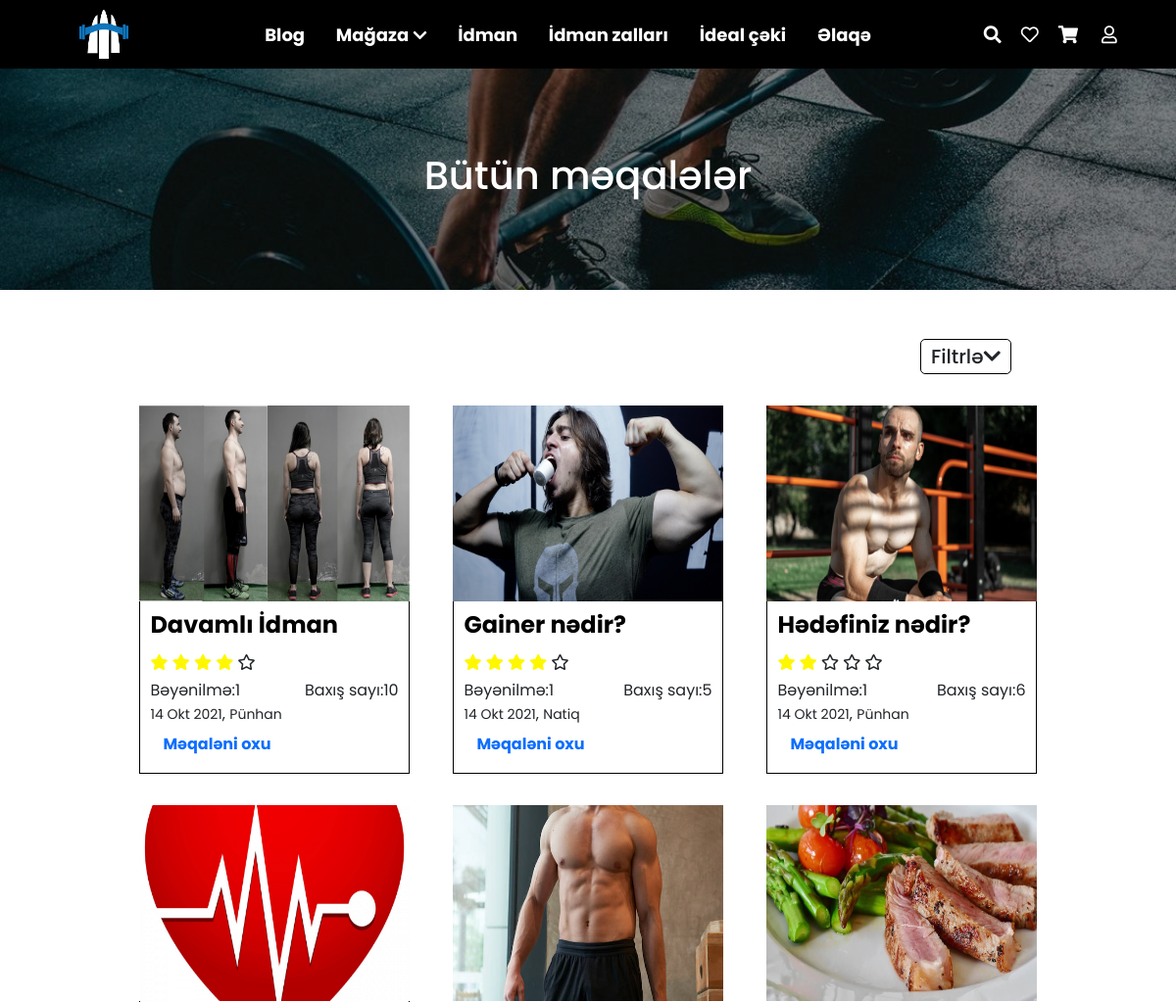
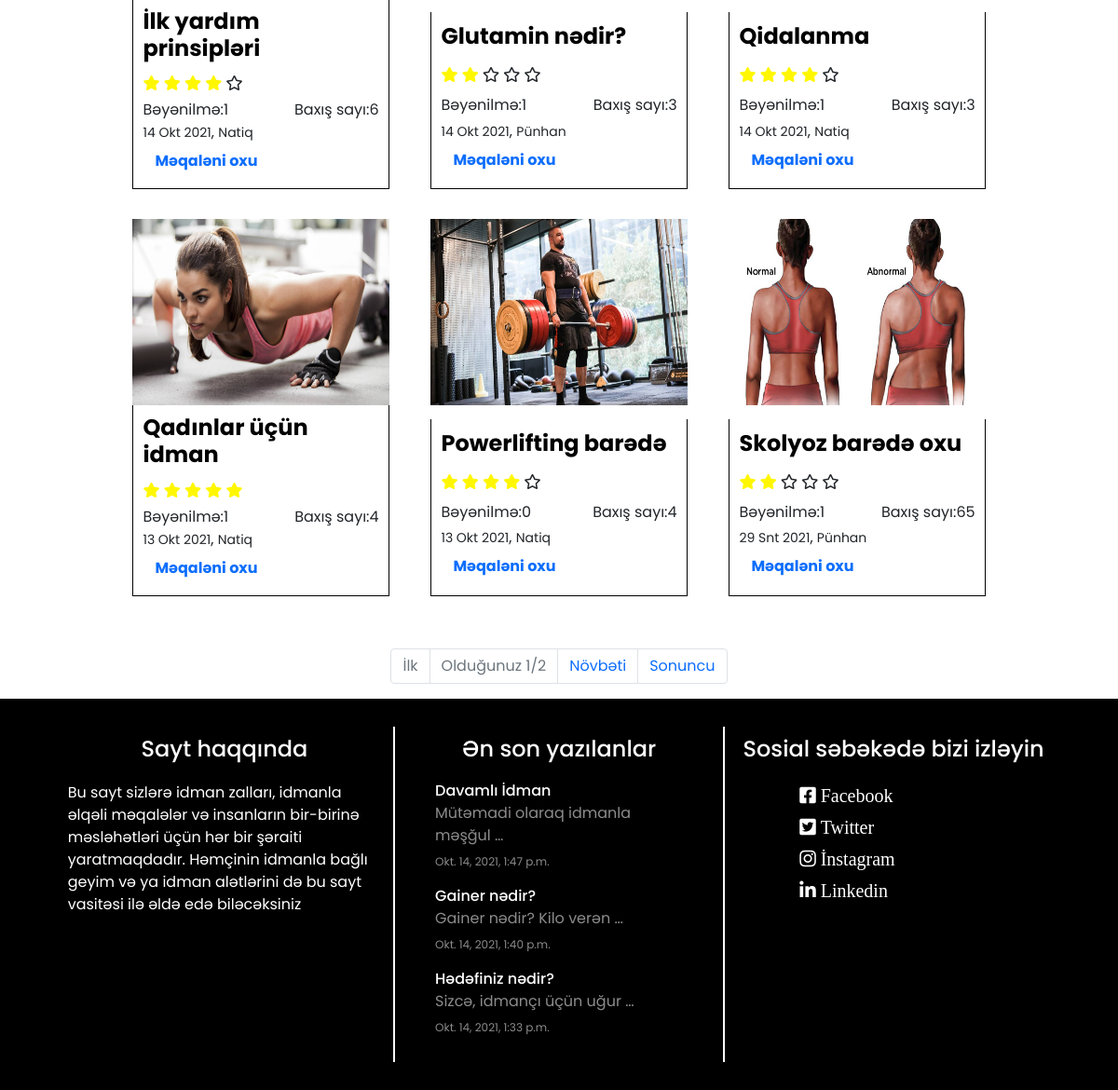
The page /article/allarticle/ on the database its author committed (2 pictures, top to bottom).
### article/models.py (models this page shows, shortened)
class Article(models.Model):
    author = models.ForeignKey('auth.User', on_delete=models.CASCADE)
    title = models.CharField(max_length=50)
    content = RichTextField()
    article_rate = models.PositiveIntegerField(default=0)
    article_views = models.PositiveIntegerField(default=0)
    articles_likes = models.PositiveIntegerField(default=0)
    article_images = models.FileField( null=True, verbose_name='Sekil elave edin')
    created_date = models.DateTimeField(auto_now_add=True)
    @(property)
    def rated(self):
        comment_rate = Comments.objects.filter(article = self)
        rate =0
        rated=0
        cem=0
        for i in comment_rate:
            rated += i.rate
            cem +=1
        if cem >0 and rated >0:
            rate = round(rated/cem)
        if rate >0:
            self.article_rate = rate
            self.save()
            return (rate)
        else:
            return('None')

class Comments(models.Model):
    article = models.ForeignKey(Article, on_delete=models.CASCADE, verbose_name='Məqalə', related_name='comments')
    comment_author = models.ForeignKey('auth.User', on_delete=models.CASCADE)
    rate = models.IntegerField(default=1,
            validators=[
                MaxValueValidator(5),
                MinValueValidator(0)
            ]
    )
    comment = models.TextField()
    comment_created_date = models.DateTimeField(auto_now_add=True)

### article/views.py (the view)
# urls.py: path('allarticle/', views.all_article, name='allarticle'),
def all_article(request):
    filter = request.GET.get('filter','-created_date')
    page = request.GET.get('page')
    p = Paginator(Article.objects.all().order_by(filter), 9)
    allarticle = p.get_page(page)
    return render(request, 'allArticle.html',context={'allarticle':allarticle})

### templates/allArticle.html (shortened to what this page needs)
{% extends "layout.html" %}
{%  block css %}
<link rel="stylesheet" href="/static/allarticle.css">
{% endblock css %}
{% block body %}
<div class='header-allarticle'>
    <h1 class="basliq">Bütün məqalələr</h1>
</div>
<div class='meqaleler-container'>
<div class='article-header'>
<div class='filter'>
<ul id='filter'>
         <li style='z-index:99999999999999999999999999' class="dropdown-shopping">
                    <div class='filter-header'>
                  <h5>Filtrlə<i class="fas fa-chevron-down"></i></h5>
                    </div>
                </li>
</ul>
</div>
</div>
    {% if allarticle  %}
    <div  class="meqaleler d-flex flex-wrap">
        {% for article in allarticle %}
            <div class="meqale" >
                <div class="sekil">
                    <img id='article-images' src="{{ article.article_images.url }}" alt="">
                </div>
                <div class="yazilar yazilar-article d-flex flex-wrap align-items-center">
                    <h4 style='width:100%' >{{ article.title | truncatewords:6 }}</h4>
                    {% if article.rated %}
                    <div stye='width:100%' class="rating mt-1 mb-1">
                        <i class="rating__star {% if article.rated >= 1 %}  fas {% else %} far {% endif %}fa-star"></i>
                        <i class="rating__star {% if article.rated >= 2 %}  fas {% else %} far {% endif %}fa-star"></i>
                        <i class="rating__star {% if article.rated >= 3 %}  fas {% else %} far {% endif %}fa-star"></i>
                        <i class="rating__star {% if article.rated >= 4 %}  fas {% else %} far {% endif %}fa-star"></i>
                        <i class="rating__star {% if article.rated >= 5 %}  fas {% else %} far {% endif %}fa-star"></i>
                    </div>
                    {% endif %}
                    <div style='width:100%' class='d-flex justify-content-between'>
                        <span>Bəyənilmə:{{article.articles_likes}}</span>
                        <span>Baxış sayı:{{article.article_views}}</span>
                    </div>
                    <div><small>{{ article.created_date|date:"d M Y" }}</small>,
                    <small>{{ article.author.first_name }}</small>
                    <a style='font-weight:bolder' class="btn btn-link"  href="/article/viewArticle/{{ article.id }}">
                        Məqaləni oxu
                    </a></div>
                </div>
            </div>
        {% endfor %}
</div>
    {% endif %}
        </div>
        <nav aria-label="Page navigation example">
  <ul class="pagination justify-content-center">
    <li class="page-item {% if allarticle.has_previous %} {% else %} disabled {% endif %} ">
      <a class="page-link" href="?page=1" tabindex="-1" aria-disabled="true">İlk</a>
    </li>
      <li class="page-item disabled"><a class="page-link " href="">
         Olduğunuz {{allarticle.number}}/{{allarticle.paginator.num_pages}}
      </a></li>
      {% if allarticle.has_next %}
    <li class="page-item">
      <a class="page-link" href="?page={{allarticle.next_page_number}}">Növbəti</a>
    </li>
    <li class="page-item">
      <a class="page-link" href="?page={{allarticle.paginator.num_pages}}">Sonuncu</a>
    </li>
    {% endif %}
  </ul>
</nav>
{% endblock %}

### templates/layout.html (shortened to what this page needs)
<!DOCTYPE html>
{% load static %}
<html lang="en">
<head>
        <link href="https://cdn.jsdelivr.net/npm/bootstrap@5.0.2/dist/css/bootstrap.min.css" rel="stylesheet"
>
        <link rel="stylesheet" href="/static/navbar.css">
        <link
            rel="stylesheet"
            href="https://use.fontawesome.com/releases/v5.15.2/css/all.css"
        />
        <link rel="stylesheet" href="//maxcdn.bootstrapcdn.com/font-awesome/4.3.0/css/font-awesome.min.css" type='text/css'>
    {%  block css %}
    {% endblock css %}
<link rel="stylesheet" href="https://ajax.googleapis.com/ajax/libs/jqueryui/1.11.4/themes/smoothness/jquery-ui.css">
    <link rel="stylesheet" href="/static/style.css">
    <link rel="stylesheet" href="/static/navbar.css">
    <link rel="stylesheet" href="/static/owl.carousel.min.css">
    <link rel="stylesheet" href="/static/owl.theme.default.min.css">
</head>
<body>
{% include "includes/navbar.html" %}
    {% block body %}
    {% endblock body %}
{% include "includes/footer.html" %}
</body>
</html>

### templates/includes/navbar.html (shortened to what this page needs)
{% load static %}
<div id="navbar">
      <div class="logo">
          <a href="/">
                <img style='width:50px; height:50px' src="{% static '../media/Logo.png' %} " alt="sekil">
          </a>
      </div>
            <ul id='kecidler' class="kecidler" >
                <li>
                    <a class='kecidler-a' href="/article/allarticle/">Blog</a>
                </li>
                <li class="dropdown">
                    <a class='kecidler-a' href="/shoppings/">Mağaza</a>
                    <i class="fas fa-chevron-down"></i>
                </li>
                <li>
                    <a  class='kecidler-a' href="/sports">İdman</a>
                </li>
                <li>
                    <a class='kecidler-a' href="/gymCenter">İdman zalları</a>
                </li>
                <li>
                    <a class='kecidler-a' href="/idealceki">İdeal çəki</a>
                </li>
                <li>
                    <a class='kecidler-a' href="/contact">Əlaqə</a>
                </li>
            </ul>
        <ul class="icons">
            <li class='search' >
                     <i id='search' class="fas fa-search"></i>
            </li>
        {% if likeArticles %}
            <li class="dropdown1" href="/article/likeArticles">
                <a class='a-href-for-icon' href="/article/likeArticles">
                    <i class="fas fa-heart"></i>
                </a>
            <small class='cartlength'>{{likeArticles|length}}</small>
            <ul class="dropdownhide1">
                        {% for lA in likeArticlenavbar %}
                        <li >
                        <a class='d-flex ' href="/article/viewArticle/{{ lA.article.id }}">
                            <img  id='articleimages' src="{{lA.article.article_images.url}}" alt="">
                            <p id='articlesHoverTitle' style='color:black'>{{lA.article.title}}</p>
                            <a style='top:0;right:0; font-size:10px' href='/article/unlikeArticle/{{lA.article.id}}' ><i id='articleHoverLike' style='color: blue !important' class="fas fa-heart"></i></a>
                        </a>
                        </li>
                        {% endfor %}
                        {% if  likeArticles|length  >  likeArticlenavbar|length  %}
                        <li>
                            <a style='font-size:14px' href="/article/likeArticles">Hamısına bax</a>
                        </li>
                        {% endif %}
                    </ul>
            </li>
                {% else %}
                <li class="dropdown1" href="">
                <i class="far fa-heart"></i>
                </li>
                    {% endif %}
                {% if carts %}
                <li class="dropdown1" href="/order">
                <a class='a-href-for-icon' href="/order">
                    <i class="fas fa-shopping-cart"></i>
                </a>
            <small class='cartlength'>{{carts|length}}</small>
            <ul class="dropdownhide1">
                {% if shopCartsNavbar %}
                        {% for cart in shopCartsNavbar %}
                        <li style="margin-bottom:4px">
                        <a class='d-flex' href="/shoppings/product/{{cart.product.id}}">
                            <img  id='cartimages' src="{{cart.product.image.url}}" alt="">
                            <div>
                            <p id='articlesHoverTitle' style='color:black; margin-bottom:2px !important'>{{cart.product.title}}</p>
                            <small style='color:black;font-size:10px'>{{cart.amount}} AZN</small>
                            </div>
                            <a style="position:relative;margin-left:1px" href="/order/deleteCart/{{ cart.product.id }}">
                            <i style='position:absolute;top:0; font-size:12px;color :black !important' class="fas fa-times"></i></a>
                        </a>
                        </li>
                        {% endfor %}
                {% endif %}
                        {% if carts|length > 2 %}
                        <li>
                            <a style='font-size:14px' href="/order">Hamısına bax</a>
                        </li>
                        {% endif %}
                    </ul></li>
                    {% else %}
                    <li class="dropdown1" href="">
                    <i class="fas fa-shopping-cart"></i>
                    </li>
                    {% endif %}
            <li class=' navbar-user'>
            {% if request.user.is_authenticated %}
                <a  href="/article/userDashboard">
                <i >
                    {{ request.user.first_name }}
                </i>
            </a>
                <a class='ml-1' href="/user/logout">
                    <i class="fas fa-sign-out-alt"></i>
                </a>
            {% else %}
            <a href="/user/login">
                <i   class="m-lg-1 far fa-user"></i>
            </a>
            {% endif %}
            </li>
    </div>

### templates/includes/footer.html
 <div class="footer">
    <div class="footer-inner">
    <div class="footer-left">
        <h4>Sayt haqqında</h4>
        <p>Bu sayt sizlərə idman zalları, idmanla əlqəli məqalələr və insanların
            bir-birinə məsləhətləri üçün hər bir şəraiti yaratmaqdadır. Həmçinin
        idmanla bağlı geyim və ya idman alətlərini də bu sayt vasitəsi ilə
        əldə edə biləcəksiniz</p>
    </div>
    <div class="footer-center">
        <h4>Ən son yazılanlar</h4>
    <div class="footer-center-articles">
        {% for i in formm %}
                <div class="footer-center-article">
                <a href="/article/viewArticle/{{ i.id }}">
                <h6 style="margin-bottom: 0; margin-top: 8px">{{ i.title | truncatewords:4| safe }}</h6>
                <small id='footer-small'>{{ i.content| truncatewords:4| safe }}  </small>
                </a>
                <small id='footer-small-date'>{{ i.created_date }}</small>
                </div>
        {% endfor %}
    </div>
    </div>
    <div class="footer-right">
        <div>
            <h4>Sosial səbəkədə bizi izləyin</h4>
            <div class="footer-social">
                <a href="https://www.facebook.com/codersaz/">
                    <i class="fab fa-facebook-square"> Facebook</i>
                </a>
                <a href="https://twitter.com/">
                    <i class="fab fa-twitter-square"> Twitter</i>
                </a>
                <a href="https://www.instagram.com/codersazerbaijan">
                    <i class="fab fa-instagram"> İnstagram</i>
                </a>
                <a href="https://az.linkedin.com/company/codersazerbaijan">
                    <i class="fab fa-linkedin"> Linkedin</i>
                </a>
            </div>
        </div>
    </div>
    </div>
</div>

### rows shown on the page
Article: article_images (picture), title "Davamlı İdman", article_rate 4 (drawn), articles_likes "1", article_views "10", created_date "14 Okt 2021", author.first_name "Pünhan", content "Mütəmadi olaraq idmanla məşğul …", created_date "Okt. 14, 2021, 1:47 p.m."
Article: article_images (picture), title "Gainer nədir?", article_rate 4 (drawn), articles_likes "1", article_views "5", created_date "14 Okt 2021", author.first_name "Natiq", content "Gainer nədir? Kilo verən …", created_date "Okt. 14, 2021, 1:40 p.m."
Article: article_images (picture), title "Hədəfiniz nədir?", article_rate 2 (drawn), articles_likes "1", article_views "6", created_date "14 Okt 2021", author.first_name "Pünhan", content "Sizcə, idmançı üçün uğur …", created_date "Okt. 14, 2021, 1:33 p.m."
Article: article_images (picture), title "İlk yardım prinsipləri", article_rate 4 (drawn), articles_likes "1", article_views "6", created_date "14 Okt 2021", author.first_name "Natiq"
Article: article_images (picture), title "Glutamin nədir?", article_rate 2 (drawn), articles_likes "1", article_views "3", created_date "14 Okt 2021", author.first_name "Pünhan"
Article: article_images (picture), title "Qidalanma", article_rate 4 (drawn), articles_likes "1", article_views "3", created_date "14 Okt 2021", author.first_name "Natiq"
Article: article_images (picture), title "Qadınlar üçün idman", article_rate 5 (drawn), articles_likes "1", article_views "4", created_date "13 Okt 2021", author.first_name "Natiq"
Article: article_images (picture), title "Powerlifting barədə", article_rate 4 (drawn), articles_likes "0", article_views "4", created_date "13 Okt 2021", author.first_name "Natiq"
Article: article_images (picture), title "Skolyoz barədə oxu", article_rate 2 (drawn), articles_likes "1", article_views "65", created_date "29 Snt 2021", author.first_name "Pünhan"

### other values the page prints
{{ allarticle.number }} "1"
{{ allarticle.paginator.num_pages }} "2"
